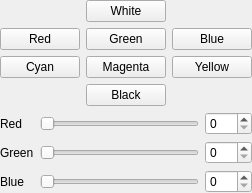
<?xml version="1.0" encoding="UTF-8"?>
<ui version="4.0">
 <class>RGBControlWidget</class>
 <widget class="QWidget" name="RGBControlWidget">
  <property name="geometry">
   <rect>
    <x>0</x>
    <y>0</y>
    <width>239</width>
    <height>192</height>
   </rect>
  </property>
  <property name="windowTitle">
   <string>RGB Control Widget</string>
  </property>
  <layout class="QVBoxLayout" name="verticalLayout">
   <property name="margin">
    <number>0</number>
   </property>
   <item>
    <layout class="QGridLayout" name="gridLayout">
     <item row="0" column="1">
      <widget class="QPushButton" name="whiteButton">
       <property name="text">
        <string>White</string>
       </property>
      </widget>
     </item>
     <item row="1" column="0">
      <widget class="QPushButton" name="redButton">
       <property name="text">
        <string>Red</string>
       </property>
      </widget>
     </item>
     <item row="1" column="1">
      <widget class="QPushButton" name="greenButton">
       <property name="text">
        <string>Green</string>
       </property>
      </widget>
     </item>
     <item row="1" column="2">
      <widget class="QPushButton" name="blueButton">
       <property name="text">
        <string>Blue</string>
       </property>
      </widget>
     </item>
     <item row="2" column="0">
      <widget class="QPushButton" name="cyanButton">
       <property name="text">
        <string>Cyan</string>
       </property>
      </widget>
     </item>
     <item row="2" column="1">
      <widget class="QPushButton" name="magentaButton">
       <property name="text">
        <string>Magenta</string>
       </property>
      </widget>
     </item>
     <item row="2" column="2">
      <widget class="QPushButton" name="yellowButton">
       <property name="text">
        <string>Yellow</string>
       </property>
      </widget>
     </item>
     <item row="3" column="1">
      <widget class="QPushButton" name="blackButton">
       <property name="text">
        <string>Black</string>
       </property>
      </widget>
     </item>
    </layout>
   </item>
   <item>
    <layout class="QGridLayout" name="gridLayout_2">
     <item row="2" column="0">
      <widget class="QLabel" name="blueLabel">
       <property name="text">
        <string>Blue</string>
       </property>
       <property name="buddy">
        <cstring>blueSlider</cstring>
       </property>
      </widget>
     </item>
     <item row="2" column="1">
      <widget class="QSlider" name="blueSlider">
       <property name="sizePolicy">
        <sizepolicy hsizetype="MinimumExpanding" vsizetype="Fixed">
         <horstretch>0</horstretch>
         <verstretch>0</verstretch>
        </sizepolicy>
       </property>
       <property name="minimumSize">
        <size>
         <width>128</width>
         <height>0</height>
        </size>
       </property>
       <property name="maximum">
        <number>255</number>
       </property>
       <property name="orientation">
        <enum>Qt::Horizontal</enum>
       </property>
      </widget>
     </item>
     <item row="2" column="2">
      <widget class="QSpinBox" name="blueSpinBox">
       <property name="maximum">
        <number>255</number>
       </property>
      </widget>
     </item>
     <item row="1" column="0">
      <widget class="QLabel" name="greenLabel">
       <property name="text">
        <string>Green</string>
       </property>
       <property name="buddy">
        <cstring>greenSlider</cstring>
       </property>
      </widget>
     </item>
     <item row="0" column="2">
      <widget class="QSpinBox" name="redSpinBox">
       <property name="maximum">
        <number>255</number>
       </property>
      </widget>
     </item>
     <item row="0" column="0">
      <widget class="QLabel" name="redLabel">
       <property name="text">
        <string>Red</string>
       </property>
       <property name="buddy">
        <cstring>redSlider</cstring>
       </property>
      </widget>
     </item>
     <item row="0" column="1">
      <widget class="QSlider" name="redSlider">
       <property name="sizePolicy">
        <sizepolicy hsizetype="MinimumExpanding" vsizetype="Fixed">
         <horstretch>0</horstretch>
         <verstretch>0</verstretch>
        </sizepolicy>
       </property>
       <property name="minimumSize">
        <size>
         <width>128</width>
         <height>0</height>
        </size>
       </property>
       <property name="maximum">
        <number>255</number>
       </property>
       <property name="orientation">
        <enum>Qt::Horizontal</enum>
       </property>
      </widget>
     </item>
     <item row="1" column="2">
      <widget class="QSpinBox" name="greenSpinBox">
       <property name="maximum">
        <number>255</number>
       </property>
      </widget>
     </item>
     <item row="1" column="1">
      <widget class="QSlider" name="greenSlider">
       <property name="sizePolicy">
        <sizepolicy hsizetype="MinimumExpanding" vsizetype="Fixed">
         <horstretch>0</horstretch>
         <verstretch>0</verstretch>
        </sizepolicy>
       </property>
       <property name="minimumSize">
        <size>
         <width>128</width>
         <height>0</height>
        </size>
       </property>
       <property name="maximum">
        <number>255</number>
       </property>
       <property name="orientation">
        <enum>Qt::Horizontal</enum>
       </property>
      </widget>
     </item>
    </layout>
   </item>
  </layout>
 </widget>
 <resources/>
 <connections>
  <connection>
   <sender>redSlider</sender>
   <signal>valueChanged(int)</signal>
   <receiver>redSpinBox</receiver>
   <slot>setValue(int)</slot>
   <hints>
    <hint type="sourcelabel">
     <x>133</x>
     <y>139</y>
    </hint>
    <hint type="destinationlabel">
     <x>331</x>
     <y>140</y>
    </hint>
   </hints>
  </connection>
  <connection>
   <sender>greenSlider</sender>
   <signal>valueChanged(int)</signal>
   <receiver>greenSpinBox</receiver>
   <slot>setValue(int)</slot>
   <hints>
    <hint type="sourcelabel">
     <x>278</x>
     <y>168</y>
    </hint>
    <hint type="destinationlabel">
     <x>318</x>
     <y>168</y>
    </hint>
   </hints>
  </connection>
  <connection>
   <sender>blueSlider</sender>
   <signal>valueChanged(int)</signal>
   <receiver>blueSpinBox</receiver>
   <slot>setValue(int)</slot>
   <hints>
    <hint type="sourcelabel">
     <x>263</x>
     <y>194</y>
    </hint>
    <hint type="destinationlabel">
     <x>338</x>
     <y>194</y>
    </hint>
   </hints>
  </connection>
  <connection>
   <sender>redSpinBox</sender>
   <signal>valueChanged(int)</signal>
   <receiver>redSlider</receiver>
   <slot>setValue(int)</slot>
   <hints>
    <hint type="sourcelabel">
     <x>313</x>
     <y>134</y>
    </hint>
    <hint type="destinationlabel">
     <x>156</x>
     <y>138</y>
    </hint>
   </hints>
  </connection>
  <connection>
   <sender>greenSpinBox</sender>
   <signal>valueChanged(int)</signal>
   <receiver>greenSlider</receiver>
   <slot>setValue(int)</slot>
   <hints>
    <hint type="sourcelabel">
     <x>321</x>
     <y>159</y>
    </hint>
    <hint type="destinationlabel">
     <x>152</x>
     <y>161</y>
    </hint>
   </hints>
  </connection>
  <connection>
   <sender>blueSpinBox</sender>
   <signal>valueChanged(int)</signal>
   <receiver>blueSlider</receiver>
   <slot>setValue(int)</slot>
   <hints>
    <hint type="sourcelabel">
     <x>318</x>
     <y>185</y>
    </hint>
    <hint type="destinationlabel">
     <x>171</x>
     <y>193</y>
    </hint>
   </hints>
  </connection>
 </connections>
</ui>
